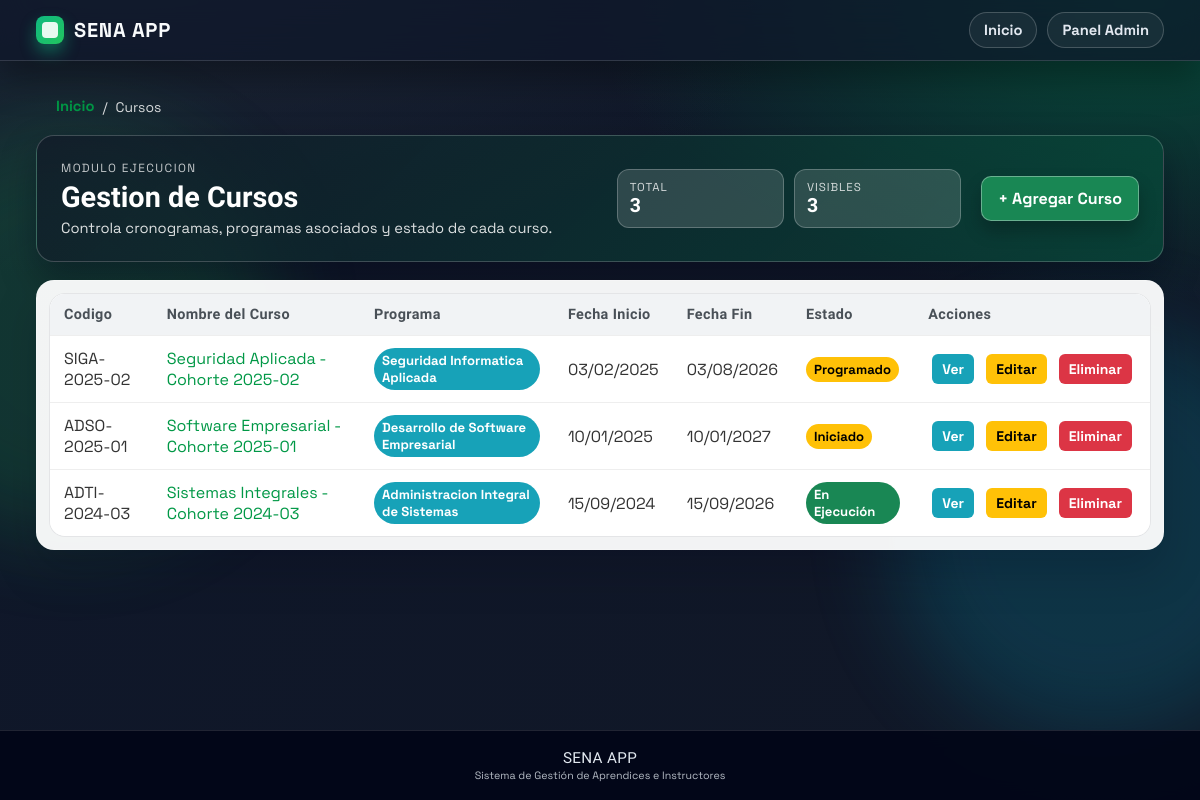
Screenshot of /cursos/ with the database file from the repository.
### cursos/models.py (models this page shows, shortened)
class Curso(models.Model):
    ESTADO_CHOICES = [
        ('PRO', 'Programado'),
        ('INI', 'Iniciado'),
        ('EJE', 'En Ejecución'),
        ('FIN', 'Finalizado'),
        ('CAN', 'Cancelado'),
        ('SUS', 'Suspendido'),
    ]
    codigo = models.CharField(max_length=30,unique=True,verbose_name="Código del Curso")
    nombre = models.CharField(max_length=200, verbose_name="Nombre del Curso")
    programa = models.ForeignKey('programas.Programa', on_delete=models.CASCADE, verbose_name="Programa de Formación")
    instructor_coordinador = models.ForeignKey('instructores.Instructor', on_delete=models.CASCADE, related_name='cursos_coordinados', verbose_name="Instructor Coordinador")
    instructores = models.ManyToManyField('instructores.Instructor', through='InstructorCurso', related_name='cursos_impartidos', verbose_name="Instructores")
    aprendices = models.ManyToManyField('aprendices.Aprendiz', through='AprendizCurso', related_name='cursos', verbose_name="Aprendices")
    fecha_inicio = models.DateField(verbose_name="Fecha de Inicio")
    fecha_fin = models.DateField(verbose_name="Fecha de Finalización")
    horario = models.CharField(max_length=100, verbose_name="Horario")
    aula = models.CharField(max_length=50, verbose_name="Aula/Ambiente")
    cupos_maximos = models.PositiveIntegerField(verbose_name="Cupos Máximos")
    estado = models.CharField(max_length=3, choices=ESTADO_CHOICES, default='PRO', verbose_name="Estado del Curso")
    observaciones = models.TextField(blank=True, null=True, verbose_name="Observaciones")
    fecha_registro = models.DateTimeField(auto_now_add=True, verbose_name="Fecha de Registro")
    class Meta:
        verbose_name = "Curso"
        verbose_name_plural = "Cursos"
        ordering = ['-fecha_inicio']

### programas/models.py (models this page shows, shortened)
class Programa(models.Model):
    NIVEL_FORMACION_CHOICES = [
        ('AUX', 'Auxiliar'),
        ('OPE', 'Operario'),
        ('TEC', 'Técnico'),
        ('TGL', 'Tecnólogo'),
        ('ESP', 'Especialización Tecnológica'),
        ('COM', 'Complementario'),
    ]
    MODALIDAD_CHOICES = [
        ('PRE', 'Presencial'),
        ('VIR', 'Virtual'),
        ('MIX', 'Mixta'),
    ]
    ESTADO_CHOICES = [
        ('ACT', 'Activo'),
        ('INA', 'Inactivo'),
        ('SUS', 'Suspendido'),
        ('CAN', 'Cancelado'),
    ]
    codigo = models.CharField(max_length=20, unique=True, verbose_name="Código del Programa")
    nombre = models.CharField(max_length=200, verbose_name="Nombre del Programa")
    nivel_formacion = models.CharField(max_length=3, choices=NIVEL_FORMACION_CHOICES, verbose_name="Nivel de Formación")
    modalidad = models.CharField(max_length=3, choices=MODALIDAD_CHOICES, default='PRE', verbose_name="Modalidad")
    duracion_meses = models.PositiveIntegerField(verbose_name="Duración en Meses")
    duracion_horas = models.PositiveIntegerField(verbose_name="Duración en Horas") # Nuevo campo
    descripcion = models.TextField(verbose_name="Descripción del Programa")
    competencias = models.TextField(verbose_name="Competencias a Desarrollar") # Nuevo campo
    perfil_egreso = models.TextField(verbose_name="Perfil de Egreso") # Nuevo campo
    requisitos_ingreso = models.TextField(verbose_name="Requisitos de Ingreso") # Nuevo campo
    centro_formacion = models.CharField(max_length=200, verbose_name="Centro de Formación") # Nuevo campo
    regional = models.CharField(max_length=100, verbose_name="Regional") # Nuevo campo
    estado = models.CharField(max_length=3, choices=ESTADO_CHOICES, default='ACT', verbose_name="Estado")
    fecha_creacion = models.DateField(verbose_name="Fecha de Creación del Programa")
    fecha_registro = models.DateTimeField(auto_now_add=True, verbose_name="Fecha de Registro")
    class Meta:
        verbose_name = "Programa de Formación"
        verbose_name_plural = "Programas de Formación"
        ordering = ['nombre']

### cursos/views.py (the view)
# urls.py: path('', include('cursos.urls')),
def cursos(request):
    lista_cursos = Curso.objects.all()
    template = loader.get_template("lista_cursos.html")
    context = {
        "lista_cursos": lista_cursos,
    }
    return HttpResponse(template.render(context, request))

### cursos/templates/lista_cursos.html (shortened to what this page needs)
{% extends "master.html" %}
{% block content %}
<section class="listing-page">
    <nav class="listing-breadcrumb" aria-label="breadcrumb">
        <a href="/" class="back-link">Inicio</a>
        <span>/</span>
        <span>Cursos</span>
    </nav>
    <div class="listing-hero">
        <div>
            <p class="listing-eyebrow">Modulo ejecucion</p>
            <h1 class="listing-title">Gestion de Cursos</h1>
            <p class="listing-subtitle">Controla cronogramas, programas asociados y estado de cada curso.</p>
        </div>
        <div class="listing-kpi-grid">
            <div class="listing-kpi">
                <span>Total</span>
                <strong>{{ lista_cursos|length }}</strong>
            </div>
            <div class="listing-kpi">
                <span>Visibles</span>
                <strong>{{ lista_cursos|length }}</strong>
            </div>
        </div>
        <a href="{% url 'cursos:crear_curso' %}" class="listing-cta">+ Agregar Curso</a>
    </div>
    <div class="listing-panel">
        <div class="table-wrap">
                        <table class="app-table listing-table">
                            <thead>
                                <tr>
                                    <th>Codigo</th>
                                    <th>Nombre del Curso</th>
                                    <th>Programa</th>
                                    <th>Fecha Inicio</th>
                                    <th>Fecha Fin</th>
                                    <th>Estado</th>
                                    <th>Acciones</th>
                                </tr>
                            </thead>
                            <tbody>
                                {% if lista_cursos %}
                                    {% for curso in lista_cursos %}
                                        <tr>
                                            <td data-label="Codigo">{{ curso.codigo }}</td>
                                            <td data-label="Nombre">
                                                <div class="fw-bold text-primary">{{ curso.nombre }}</div>
                                            </td>
                                            <td data-label="Programa">
                                                {% if curso.programa %}
                                                    <span class="tag tag-info">{{ curso.programa.nombre }}</span>
                                                {% else %}
                                                    <span class="tag tag-muted">Sin programa</span>
                                                {% endif %}
                                            </td>
                                            <td data-label="Inicio">{{ curso.fecha_inicio|date:"d/m/Y" }}</td>
                                            <td data-label="Fin">{{ curso.fecha_fin|date:"d/m/Y" }}</td>
                                            <td data-label="Estado">
                                                {% if curso.estado == 'ACT' or curso.estado == 'EJE' %}
                                                    <span class="tag tag-success">{{ curso.get_estado_display }}</span>
                                                {% elif curso.estado == 'FIN' %}
                                                    <span class="tag tag-info">{{ curso.get_estado_display }}</span>
                                                {% elif curso.estado == 'CAN' %}
                                                    <span class="tag tag-danger">{{ curso.get_estado_display }}</span>
                                                {% else %}
                                                    <span class="tag tag-warning">{{ curso.get_estado_display }}</span>
                                                {% endif %}
                                            </td>
                                                          <td data-label="Acciones" class="actions-cell">
                                                                <a href="{% url 'cursos:detalle_cursos' curso.id %}"
                                                                    class="action-btn action-view"
                                                                    title="Ver detalle">Ver</a>
                                                                <a href="{% url 'cursos:editar_curso' curso.id %}"
                                                                    class="action-btn action-edit"
                                                                    title="Editar">Editar</a>
                                                                <a href="{% url 'cursos:eliminar_curso' curso.id %}"
                                                                    class="action-btn action-delete"
                                                                    title="Eliminar" onclick="return confirm('¿Eliminar el curso {{ curso.nombre }}?')">Eliminar</a>
                                                          </td>
                                        </tr>
                                    {% endfor %}
                                {% else %}
                                    <tr>
                                        <td colspan="7" class="empty-row">
                                            No se encontraron cursos registrados.
                                        </td>
                                    </tr>
                                {% endif %}
                            </tbody>
                        </table>
        </div>
    </div>
</section>
{% endblock %}

### aprendices/templates/master.html (shortened to what this page needs)
{% load static %}
<!DOCTYPE html>
<html lang="es">
<head>
    <link rel="stylesheet" href="{% static 'mystyles.css' %}" />
    <link rel="stylesheet" href="{% static 'site.css' %}" />
</head>
<body class="neo-layout">
    <header>
        <div class="header-container">
            <div class="logo">
                <div class="logo-icon"></div> <span>SENA APP</span>
            </div>
            <nav class="primary-nav">
                <a href="/">Inicio</a>
                <a href="/admin">Panel Admin</a>
            </nav>
        </div>
    </header>
    <main>
    {% block content %}
    {% endblock %}
    </main>
    <footer>
        <p>SENA APP</p>
        <small>Sistema de Gestión de Aprendices e Instructores</small>
    </footer>
</body>
</html>

### SENA_APP/static/site.css (style rules this page uses)
table.app-table { width:100%; border-collapse:collapse; background:#fff; border-radius:6px; overflow:hidden; }
table.app-table thead th { background:#f1f3f5; padding:12px 14px; text-align:left; color:#495057; font-size:0.9rem; }
table.app-table tbody td { padding:12px 14px; border-top:1px solid #eee; color:#333; }

### rows the page displays
Curso: codigo "SIGA-2025-02", nombre "Seguridad Aplicada - Cohorte 2025-02", programa.nombre "Seguridad Informatica Aplicada", fecha_inicio "03/02/2025", fecha_fin "03/08/2026", estado "Programado"
Curso: codigo "ADSO-2025-01", nombre "Software Empresarial - Cohorte 2025-01", programa.nombre "Desarrollo de Software Empresarial", fecha_inicio "10/01/2025", fecha_fin "10/01/2027", estado "Iniciado"
Curso: codigo "ADTI-2024-03", nombre "Sistemas Integrales - Cohorte 2024-03", programa.nombre "Administracion Integral de Sistemas", fecha_inicio "15/09/2024", fecha_fin "15/09/2026", estado "En Ejecución"

### other values shown
{{ lista_cursos|length }} "3"
